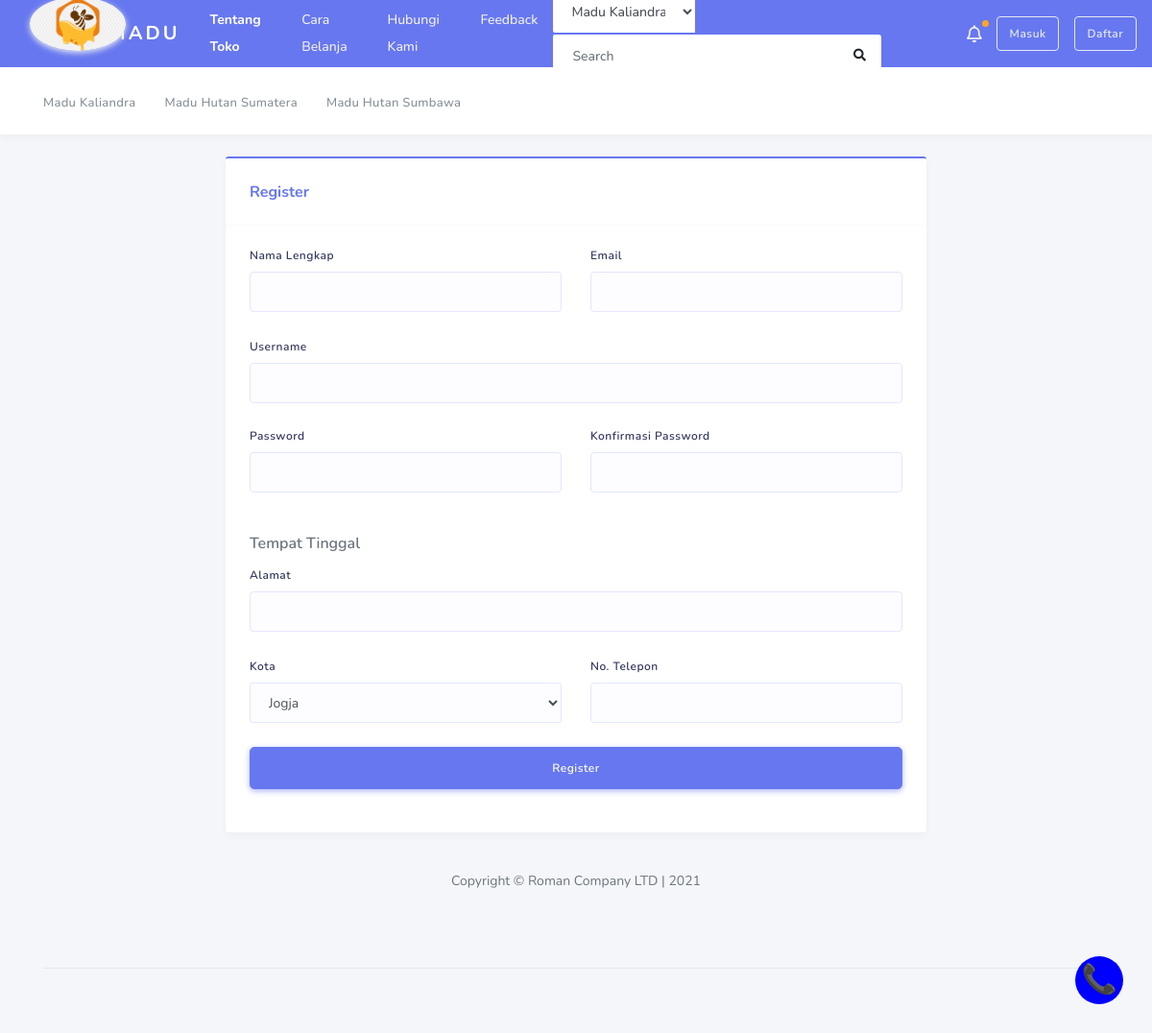
Page /index.php/home/register on the committed database.
### tables this page shows
CREATE TABLE `tbl_kategori` (
  `idkat` int(5) NOT NULL,
  `namakat` varchar(30) NOT NULL
);

### application/libraries/Template.php (called while the page is built, shortened)
<?php if ( ! defined('BASEPATH')) exit('No direct script access allowed');
class Template {
		var $template_data = array();
		function set($name, $value)
		{
			$this->template_data[$name] = $value;
		}
		function load($template = '', $view = '' , $view_data = array(), $return = FALSE)
		{
			$this->CI =& get_instance();
			return $this->CI->load->view($template, $this->template_data, $return);
		}
}

### application/controllers/Home.php (called while the page is built, shortened)
<?php
class Home extends CI_Controller {
	public function register(){
		$data['kota']=$this->Mfrontend->get_all_kota()->result();
		$data['kategori']=$this->Mfrontend->get_all_kategori()->result();
		$this->template->load('layout_frontend','frontend/form_register', $data);
	}
}

### index.php (called while the page is built, shortened)
<?php
require_once BASEPATH.'core/CodeIgniter.php';

### application/models/Mfrontend.php (called while the page is built, shortened)
<?php
class Mfrontend extends CI_Model{
	public function get_all_kategori(){
		return $this->db->get('tbl_kategori');
	}
}

### application/views/layout_frontend.php (the view, shortened to what this page needs)
<!DOCTYPE html>
<html lang="en">
<head>
  <link rel="stylesheet" href="https://stackpath.bootstrapcdn.com/bootstrap/4.3.1/css/bootstrap.min.css">
  <link rel="stylesheet" href="https://use.fontawesome.com/releases/v5.7.2/css/all.css">
  <link rel="stylesheet" href="<?php echo base_url('/assets/admin/assets/css/style.css'); ?>">
  <link rel="stylesheet" href="<?php echo base_url('/assets/admin/assets/css/components.css'); ?>">
</head>
<body class="layout-3">
  <div id="app">
    <div class="main-wrapper container">
      <nav class="navbar navbar-expand-lg main-navbar">
      <div class="col-1 col-sm-1 offset-sm-0 ">
            <div class="login-brand">
              <img src="<?php echo base_url('assets/logo.png" alt="logo" width="100" class="shadow-light rounded-circle');?>">
            </div>
          </div>
        <a href="<?php echo site_url('memberpanel/home'); ?>" class="navbar-brand sidebar-gone-hide">Madu</a>
        <div class="nav-collapse">
          <ul class="navbar-nav">
            <li class="nav-item active"><a href="<?php echo site_url('member/about'); ?>" class="nav-link">Tentang Toko</a></li>
            <li class="nav-item"><a href="#" class="nav-link">Cara Belanja</a></li>
            <li class="nav-item"><a href="#" class="nav-link">Hubungi Kami</a></li>
            <li class="nav-item"><a href="<?php echo site_url('member/feedback'); ?>" class="nav-link"> Feedback </a></li>
          </ul>
        </div>
        <form class="form-inline ml-auto" action="<?php echo base_url('index.php/cari/hasil')?>" action="GET">
          <div class="search-element">
		     <select data-width="150" class="form-control">
            <?php foreach($kategori as $item) {; ?>
            <option class="form-control" value="<?php echo $item->idkat; ?>"><?php echo $item->namakat; ?></option>
            <?php } ?>
		  		  </select>
            <input type="text" class="form-control" id="cari" name="cari" placeholder="Search" aria-label="Search" data-width="300">
            <button class="btn" type="submit" value="Cari"><i class="fas fa-search"></i></button>
          </div>
        </form>
        <ul class="navbar-nav navbar-right">
          <li class="dropdown dropdown-list-toggle"><a href="#" data-toggle="dropdown" class="nav-link notification-toggle nav-link-lg beep"><i class="far fa-bell"></i></a>
          </li>
        </ul>
		 <a href="<?php echo site_url('Member/login'); ?>" class="btn btn-outline-light">Masuk</a>
		 <a href="<?php echo site_url('Member/register'); ?>" class="btn btn-outline-light">Daftar</a>
      </nav>
      <nav class="navbar navbar-secondary navbar-expand-lg">
        <div class="container">
          <ul class="navbar-nav">
            <?php foreach ($kategori as $item) {?>
            <li class="nav-item">
              <a href="#" class="nav-link"><span><?php echo $item->namakat; ?></span></a>
            </li>
            <?php } ?>
		      </ul>
        </div>
      </nav>
      <?= $contents ?>
      <footer class="main-footer">
        <div class="footer-right">
        </div>
      </footer>
    </div>
  </div>
  <a style="background:blue;
	display: block;
  width: 50px;
  height: 50px;
  line-height: 50px;
  text-align: center;
  color: white;
  font-size: 30px;
  font-weight: bold;
  border-radius: 50%;
  -webkit-border-radius: 50%;
  text-decoration: none;
  transition: ease all 0.3s;
  position: fixed;
  right: 30px;
  bottom:30px;
  "
  href="<?php echo site_url('member/contact'); ?>" class="act-btn" >
  📞
</a>
</body>
</html>

### rows in the picture
tbl_kategori: namakat "Madu Kaliandra"
tbl_kategori: namakat "Madu Hutan Sumatera"
tbl_kategori: namakat "Madu Hutan Sumbawa"

### other values in the picture
form field value "Madu Kaliandra"
form field kota "Jogja"
